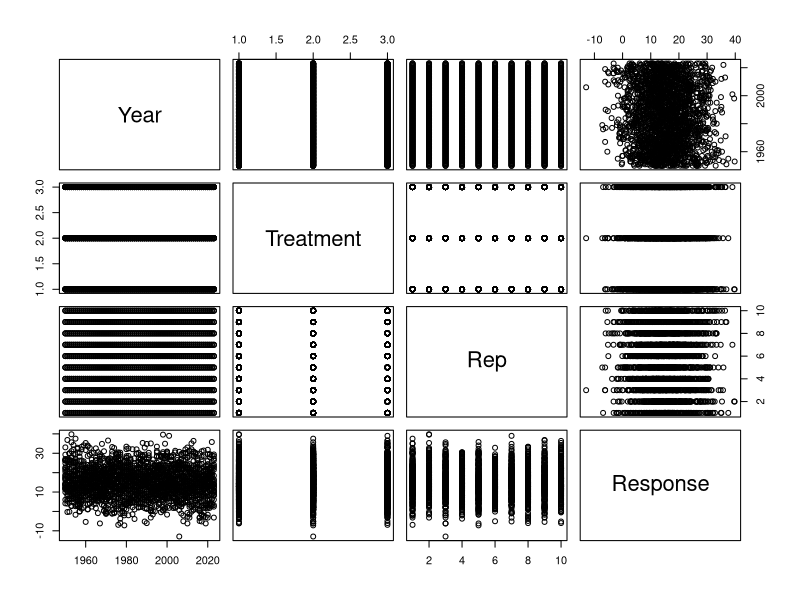
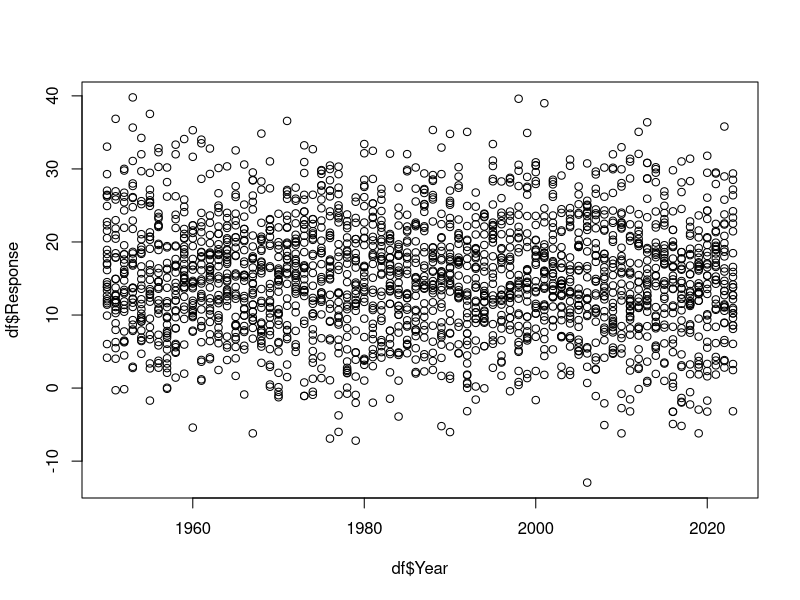
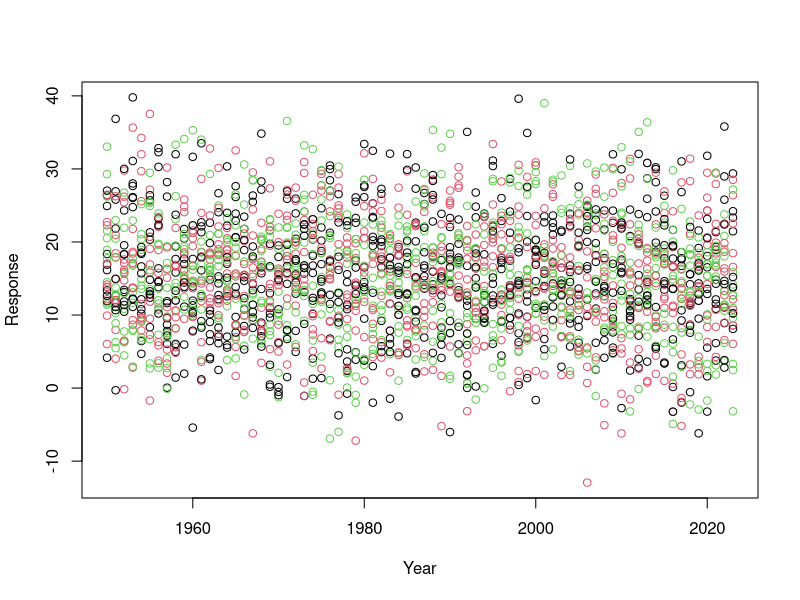
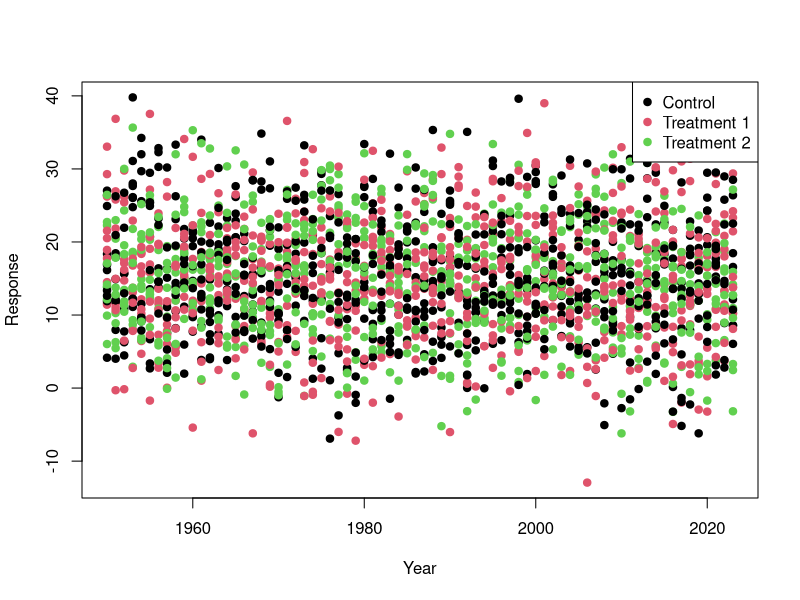
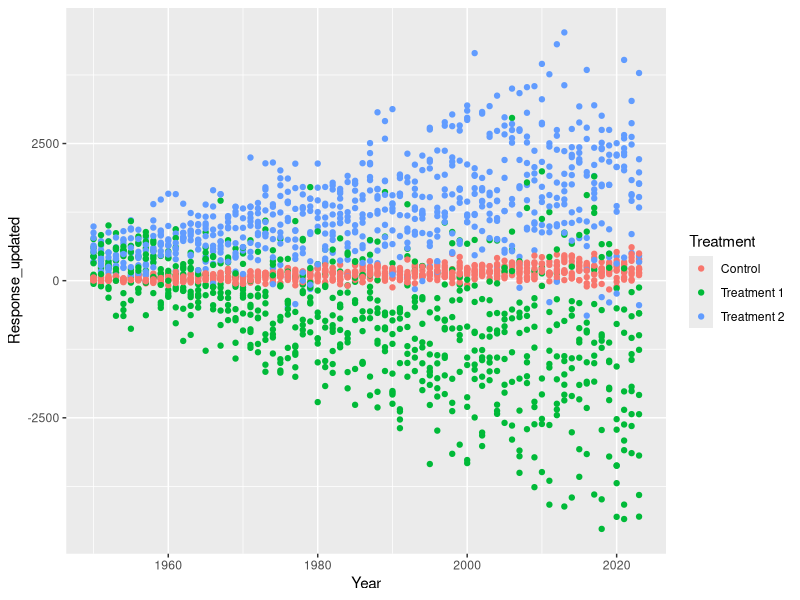
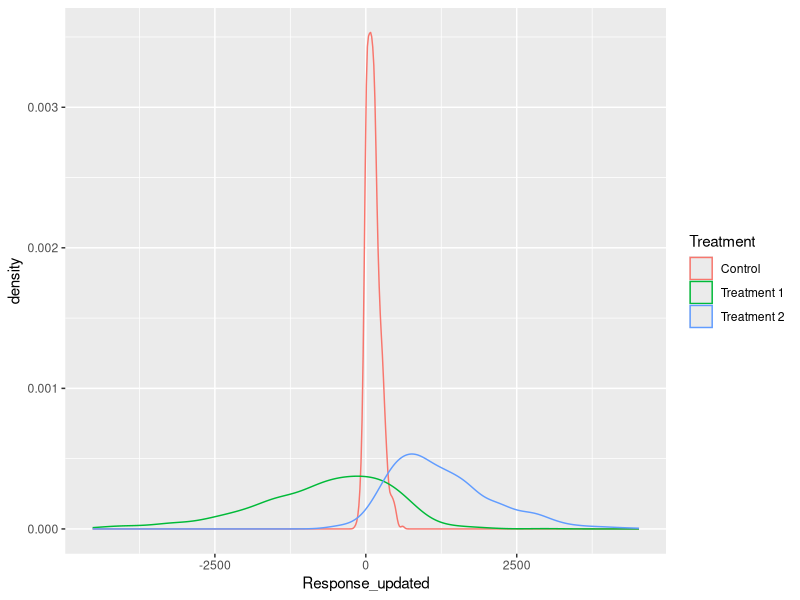
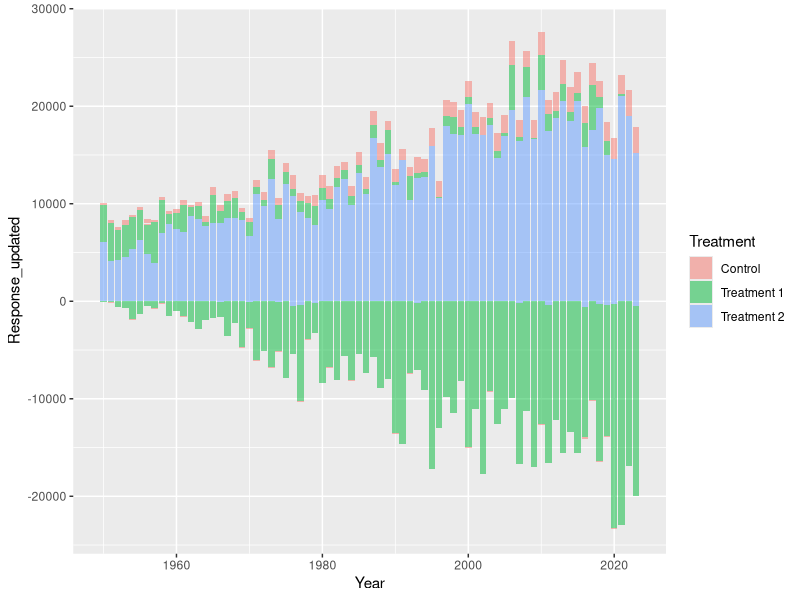
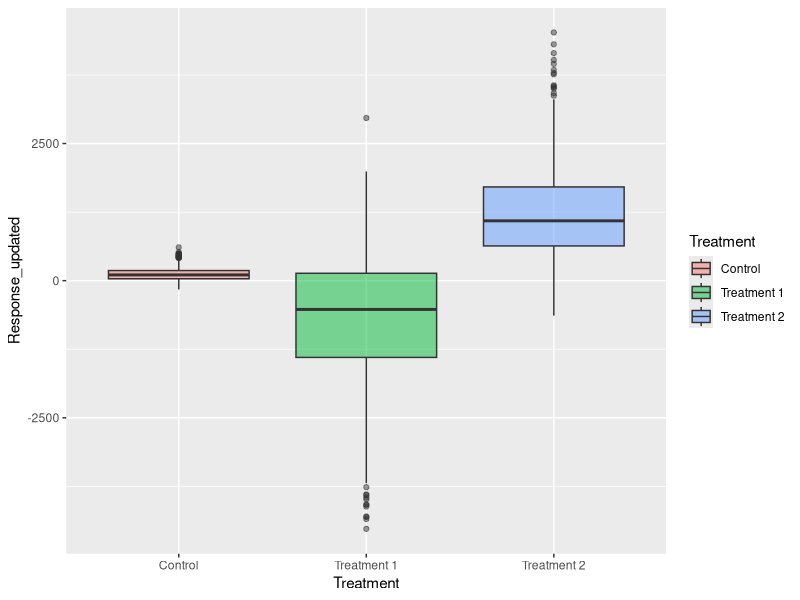

The R script that drew these images, in order:
## ---- chunk 1

Year <- seq(from=1950,to=2023,by=1)
Treatment <- c("Control","Treatment 1","Treatment 2")
Rep<- seq(from=1,to=10,by=1)

df<-expand.grid(Year=Year,Treatment=Treatment,Rep=Rep)

Response<-rnorm(n=nrow(df),mean = 15,sd=8) 

df$Response<-Response

## ---- chunk 2
plot(df)
## ---- chunk 3
plot(x=df$Year,y=df$Response)
## ---- chunk 4
plot(x=df$Year,y=df$Response,col=df$Treatment, xlab="Year",ylab="Response")
## ---- chunk 5

??plot()

# plot is a common function name so we have to go to the base::plot() section of the help

## ---- chunk 6

plot(x=df$Year,y=df$Response,col=unique(df$Treatment), xlab="Year",ylab="Response",pch=19)
legend(x = "topright",          # Position
       legend = unique(df$Treatment),  # Legend texts
       col = c(1,2, 3),           # point colors
       pch=19)                    # point type

## ---- chunk 7
library(tidyverse)

df_1<-df %>% 
  mutate(Response_updated=case_when(Treatment=="Control"~jitter(Response)*((Year-1930)/5)-50,
                                    Treatment=="Treatment 1"~jitter(Response)*((Year-1930)*-2)+1000,
                                    Treatment=="Treatment 2"~jitter(Response)*((Year-1930)*1.5)-4))

## ---- chunk 8
df_1_summary<-df_1 %>% 
  group_by(Treatment) %>% 
  summarise(MeanResponse=mean(Response_updated),
            SDResponse=sd(Response_updated))

df_1_summary

df_1_summary_year<-df_1 %>% 
  group_by(Treatment,Year) %>% 
  summarise(MeanResponse=mean(Response_updated),
            SDResponse=sd(Response_updated))

df_1_summary_year
## ---- chunk 9
ggplot(data=df_1)+
  geom_point(mapping=aes(x=Year,y=Response_updated,colour=Treatment))

## ---- chunk 10
ggplot(df_1)+
  geom_density(aes(x=Response_updated,colour=Treatment))

ggplot(df_1)+
  geom_col(aes(x=Year,y=Response_updated,fill=Treatment),alpha=0.5)

ggplot(df_1)+
  geom_boxplot(aes(x=Treatment,y=Response_updated,fill=Treatment),alpha=0.5)

## ---- chunk 11
ggplot()+
  geom_point(data=df_1,mapping=aes(x=Year,y=Response_updated,colour=Treatment),
             alpha=0.4)+
  geom_ribbon(data=df_1_summary_year,mapping=aes(x=Year,ymax=MeanResponse+SDResponse,
                                                 ymin=MeanResponse-SDResponse,fill=Treatment),
              alpha=0.4)+
  geom_line(data=df_1_summary_year,mapping=aes(x=Year,y=MeanResponse,colour=Treatment))
## ---- chunk 12
ggplot()+
  geom_point(data=df_1,mapping=aes(x=Year,y=Response_updated,colour=Treatment),
             alpha=0.4)+
  geom_ribbon(data=df_1_summary_year,mapping=aes(x=Year,ymax=MeanResponse+SDResponse,
                                                 ymin=MeanResponse-SDResponse,fill=Treatment),
              alpha=0.4)+
  geom_line(data=df_1_summary_year,mapping=aes(x=Year,y=MeanResponse,colour=Treatment))+
  scale_colour_manual(values=c("darkcyan","darkorange","grey30"))+
  scale_fill_manual(values=c("darkcyan","darkorange","grey30"))+
  labs(x="Year",y="Response Variable")+
  theme_classic()
## ---- chunk 13
ggplot()+
  geom_point(data=df_1,mapping=aes(x=Year,y=Response_updated,colour=Treatment),
             alpha=0.4)+
  geom_ribbon(data=df_1_summary_year,mapping=aes(x=Year,ymax=MeanResponse+SDResponse,
                                                 ymin=MeanResponse-SDResponse,fill=Treatment),
              alpha=0.4)+
  geom_line(data=df_1_summary_year,mapping=aes(x=Year,y=MeanResponse,colour=Treatment))+
  facet_wrap(~Rep, nrow=2)+
  scale_color_manual(values=c("darkcyan","darkorange","grey30"))+
  scale_fill_manual(values=c("darkcyan","darkorange","grey30"))+
  labs(x="Year",y="Response Variable")+
  theme_classic()
## ---- chunk 14
ggplot()+
  geom_point(data=df_1,mapping=aes(x=Year,y=Response_updated,colour=Treatment),
             alpha=0.4, shape=8)+
  geom_ribbon(data=df_1_summary_year,mapping=aes(x=Year,ymax=MeanResponse+SDResponse,
                                                 ymin=MeanResponse-SDResponse,fill=Treatment),
              alpha=0.4)+
  geom_line(data=df_1_summary_year,mapping=aes(x=Year,y=MeanResponse,colour=Treatment))+
  scale_color_manual(values=c("darkcyan","darkorange","grey30"))+
  scale_fill_manual(values=c("darkcyan","darkorange","grey30"))+
  labs(x="Year",
       y="Response Variable",
       fill="Treatment New Name",
       title= "What a cool plot Title?!", 
       subtitle = "Is it though? The Subtitle is Better.",
       caption= "I think it is cool. So is this Caption."
       )+
  theme_classic()+
  theme(plot.background = element_rect(fill="grey80")
        
        )

ggplot()+
  geom_point(data=df_1,mapping=aes(x=Year,y=Response_updated,colour=Treatment),
             alpha=0.4, shape=8)+
  geom_ribbon(data=df_1_summary_year,mapping=aes(x=Year,ymax=MeanResponse+SDResponse,
                                                 ymin=MeanResponse-SDResponse,fill=Treatment),
              alpha=0.4)+
  geom_line(data=df_1_summary_year,mapping=aes(x=Year,y=MeanResponse,colour=Treatment))+
  scale_color_manual(values=c("darkcyan","darkorange","grey30"))+
  scale_fill_manual(values=c("darkcyan","darkorange","grey30"))+
  labs(x="Year",
       y="Response Variable",
       fill="Treatment New Name",
       title= "What a cool plot Title?!", 
       subtitle = "Is it though? The Subtitle is Better.",
       caption= "I think it is cool. So is this Caption."
       )+
  theme_classic()+
  theme(plot.background = element_rect(fill="grey80"),
        panel.background = element_rect(fill="yellow")
        
        )+
  geom_text(aes(x=1980,y=3000,label="this is text"))

ggplot()+
  geom_point(data=df_1,mapping=aes(x=Year,y=Response_updated,colour=Treatment),
             alpha=0.4, shape=8)+
  geom_ribbon(data=df_1_summary_year,mapping=aes(x=Year,ymax=MeanResponse+SDResponse,
                                                 ymin=MeanResponse-SDResponse,fill=Treatment),
              alpha=0.4)+
  geom_line(data=df_1_summary_year,mapping=aes(x=Year,y=MeanResponse,colour=Treatment))+
  scale_color_manual(values=c("darkcyan","darkorange","grey30"))+
  scale_fill_manual(values=c("darkcyan","darkorange","grey30"))+
  labs(x="Year",
       y="Response Variable",
       fill="Treatment New Name",
       title= "What a cool plot Title?!", 
       subtitle = "Is it though? The Subtitle is Better.",
       caption= "I think it is cool. So is this Caption."
       )+
  theme_classic()+
  theme(plot.background = element_rect(fill="grey80"),
        panel.background = element_rect(fill="yellow"),
        panel.grid.major.x= element_line(colour = "red",linetype = "dotted",linewidth =1)
        
        )+
  geom_text(aes(x=1980,y=3000,label="this is text"))+
  geom_label(aes(x=1980,y=4000,label="this is a label (has a background)"), colour="purple", fill="navyblue")

ggplot()+
  geom_point(data=df_1,mapping=aes(x=Year,y=Response_updated,colour=Treatment),
             alpha=0.4, shape=8)+
  geom_ribbon(data=df_1_summary_year,mapping=aes(x=Year,ymax=MeanResponse+SDResponse,
                                                 ymin=MeanResponse-SDResponse,fill=Treatment),
              alpha=0.4)+
  geom_line(data=df_1_summary_year,mapping=aes(x=Year,y=MeanResponse,colour=Treatment))+
  scale_color_manual(values=c("darkcyan","darkorange","grey30"))+
  scale_fill_manual(values=c("darkcyan","darkorange","grey30"))+
  labs(x="Year",
       y="Response Variable",
       fill="Treatment New Name",
       title= "What a cool plot Title?!", 
       subtitle = "Is it though? The Subtitle is Better.",
       caption= "I think it is cool. So is this Caption."
       )+
  theme_classic()+
  theme(plot.background = element_rect(fill="grey80"),
        panel.background = element_rect(fill="yellow"),
        panel.grid.major.x= element_line(colour = "red",linetype = "dotted",linewidth =1),
        panel.grid.major.y= element_line(colour = "green",linetype = "dotdash",linewidth =2)
        
        )+
  geom_text(aes(x=1980,y=3000,label="this is text"))+
  geom_label(aes(x=1980,y=4000,label="this is a label (has a background)"), colour="purple", fill="navyblue")+
  geom_segment(aes(x=1960,xend=2020,y=2500,yend=-2500))


ggplot()+
  geom_point(data=df_1,mapping=aes(x=Year,y=Response_updated,colour=Treatment),
             alpha=0.4, shape=8)+
  geom_ribbon(data=df_1_summary_year,mapping=aes(x=Year,ymax=MeanResponse+SDResponse,
                                                 ymin=MeanResponse-SDResponse,fill=Treatment),
              alpha=0.4)+
  geom_line(data=df_1_summary_year,mapping=aes(x=Year,y=MeanResponse,colour=Treatment))+
  scale_color_manual(values=c("darkcyan","darkorange","grey30"))+
  scale_fill_manual(values=c("darkcyan","darkorange","grey30"))+
  labs(x="Year",
       y="Response Variable",
       fill="Treatment New Name",
       title= "What a cool plot Title?!", 
       subtitle = "Is it though? The Subtitle is Better.",
       caption= "I think it is cool. So is this Caption."
       )+
  theme_classic()+
  theme(plot.background = element_rect(fill="grey80"),
        panel.background = element_rect(fill="yellow"),
        panel.grid.major.x= element_line(colour = "red",linetype = "dotted",linewidth =1),
        panel.grid.major.y= element_line(colour = "green",linetype = "dotdash",linewidth =2),
        panel.grid.minor.x= element_line(colour = "blue",linetype = "solid",linewidth =3),
        panel.grid.minor.y= element_line(colour = "pink",linetype = "solid",linewidth =2.5)
        
        )+
  geom_text(aes(x=1980,y=3000,label="this is text"))+
  geom_label(aes(x=1980,y=4000,label="this is a label (has a background)"), colour="purple", fill="navyblue")+
  geom_segment(aes(x=1960,xend=2020,y=2500,yend=-2500))


## ---- chunk 15
Plot_To_Save<-ggplot()+
  geom_point(data=df_1,mapping=aes(x=Year,y=Response_updated,colour=Treatment),
             alpha=0.4)+
  geom_ribbon(data=df_1_summary_year,mapping=aes(x=Year,ymax=MeanResponse+SDResponse,
                                                 ymin=MeanResponse-SDResponse,fill=Treatment),
              alpha=0.4)+
  geom_line(data=df_1_summary_year,mapping=aes(x=Year,y=MeanResponse,colour=Treatment))+
  scale_color_manual(values=c("darkcyan","darkorange","grey30"))+
  scale_fill_manual(values=c("darkcyan","darkorange","grey30"))+
  labs(x="Year",y="Response Variable")+
  theme_classic()

ggsave("This_Is_Our_First_Saved_Plot.png", Plot_To_Save, width=10, height=10) # dont forget to put the file type at the end we will use .png

